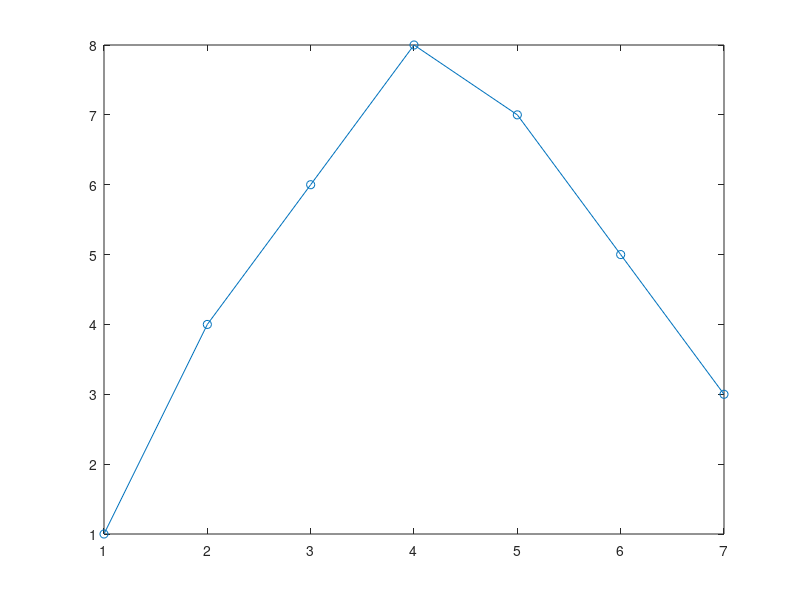

Source code (MATLAB):
%% Q2
f = [1 4 6 8 7 5 3];
int = interp1(f, 1:7);
figure
plot(int)
hold on
scatter(1:7, f)

%% Q3.1
% Train
c1 = [0.4003 0.3988 0.3998 0.3997 0.4010 0.3995 0.3991];
c2 = [0.2554 0.3139 0.2627 0.3802 0.3287 0.3160 0.2924];
c3 = [0.5632 0.7687 0.0524 0.7586 0.4243 0.5005 0.6769];
xtrain = [c1(1:4) c2(1:4) c3(1:4)];
Y = [ones(1,4) ones(1,4)*2 ones(1,4)*3];
model = fitcknn(xtrain', Y');

% Predict
xtest = [c1(5:end) c2(5:end) c3(5:end)];
label = predict(model, xtest')';

%% Q3.2
m = [0.4 0.3 0.5];
std = [0.01 0.05 0.2];
map = zeros(3, 7*3);
for i=1:3
    map(i,:) = normpdf([c1 c2 c3], m(i), std(i));
end

labels = zeros(1,7*3);
for i=1:7*3
    [~,label] = max(map(:,i));
    labels(i) = label;
end
%% Q5
im = [1 0 0 0;0 1 0 0;0 0 1 0;0 1 0 0];
% P(error) = eps
eps = 0.2;
apriori = [0.3 0.2 0.2 0.3];
P_im_i = zeros(1,4);
P_x = 0;
for i=1:4
    % Test each column
    im_without_col = im;
    im_without_col(:,i) = [];
    nbr_right = nnz(im(:,i)) + nnz(~im_without_col);
    nbr_wrong = 16 - nbr_right;
    P_im_i(i) = eps^nbr_wrong*(1-eps)^nbr_right;
    P_x = P_x + P_im_i(i) * apriori(i);
end
apost = (P_im_i.*apriori)/P_x

%% Q6
% Represent the possible images as binary matrices
x = [0 0 0;1 0 0;0 1 0;0 0 1;1 1 0];
B = [1 1 0;1 0 1;1 1 0;1 0 1;1 1 0];
O = [0 1 0;1 0 1;1 0 1;1 0 1;0 1 0];
eight = [0 1 0;1 0 1;0 1 0;1 0 1;0 1 0];
ims = cell(1,3);
ims{1} = B;
ims{2} = O;
ims{3} = eight;

eps_white = 0.3;
eps_black = 0.2;
apriori = [0.3 0.4 0.3];
P_im_i = zeros(1,3);
P_x = 0;
total_pixels = numel(x);
for i=1:3
    % Get the values for wrong pixels to check which ones were originally 
    % black and white. 
    wrong_pixels = abs(x-ims{i});
    wrong_values = x(find(wrong_pixels));
    nbr_orig_white = nnz(wrong_values);
    nbr_orig_black = numel(wrong_values) - nbr_orig_white;
    
    % Do the same for the correct pixels
    right_pixels = ~wrong_pixels;
    right_values = x(find(right_pixels));
    nbr_black = nnz(right_values);
    nbr_white = numel(right_values) - nbr_black; 
   
    % Multiply to get the probability 
    P_im_i(i) = eps_white^nbr_orig_white * eps_black^nbr_orig_black * ...
        (1-eps_white)^(nbr_white) * (1-eps_black)^(nbr_black);
    P_x = P_x + P_im_i(i) * apriori(i);
end
apost = (P_im_i.*apriori)/P_x
